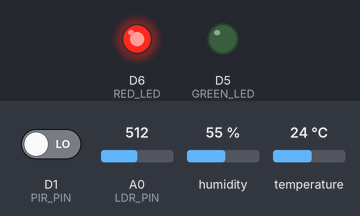
This sketch was run on a simulated ESP8266 (NodeMCU). On the bench: output pins drawn as LEDs (lit = HIGH). Inputs (shaded band) come from the test bench; at power-on: D1 (PIR_PIN) LOW, A0 (LDR_PIN) = 512, humidity 55 %, temperature 24 °C. WiFi joins after 1.5 s; servers stay silent unless stated; uploads are accepted with an empty reply; what the sketch prints to the serial monitor is not drawn.

Above: at 0.1 s.
At 0.91 s:
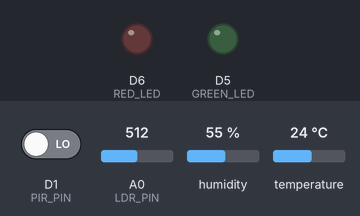
At 1.7 s:
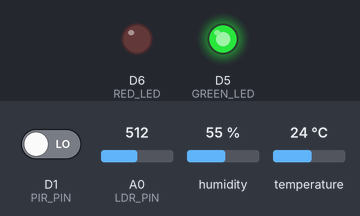
Timing chart, 0 to 3.2 s (numbered marks = the images above):
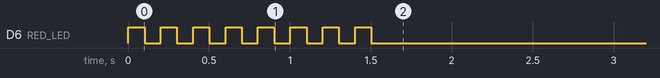

The sketch:

smart_node.ino
```cpp
#include <ESP8266WiFi.h>
#include <ESP8266HTTPClient.h>
#include <WiFiClientSecure.h> // Changed to Secure for HTTPS
#include "DHT.h"

#define DHTPIN D4
#define DHTTYPE DHT11
#define PIR_PIN D1
#define LDR_PIN A0
#define GREEN_LED D5
#define RED_LED D6

DHT dht(DHTPIN, DHTTYPE);

const char* ssid = "Dunder Mifflin";
const char* password = "tw345678";

// UPDATED: Your new Render Cloud URL
const char* serverName = "https://smart-home-1-zrth.onrender.com/api/sensors";

// Timer variable for non-blocking web updates
unsigned long lastUploadTime = 0;
const unsigned long uploadInterval = 5000; // 5 seconds

void setup() {
  Serial.begin(115200);
  dht.begin();

  pinMode(PIR_PIN, INPUT);
  pinMode(GREEN_LED, OUTPUT);
  pinMode(RED_LED, OUTPUT);

  // Initial State: Both off
  digitalWrite(GREEN_LED, LOW);
  digitalWrite(RED_LED, LOW);

  WiFi.begin(ssid, password);
  Serial.print("Connecting to Galaxy M16");

  while (WiFi.status() != WL_CONNECTED) {
    digitalWrite(RED_LED, HIGH); // Blink Red fast while connecting
    delay(100);
    digitalWrite(RED_LED, LOW);
    delay(100);
    Serial.print(".");
  }

  Serial.println("\n✅ Connected to WiFi!");
  digitalWrite(GREEN_LED, HIGH); // Solid Green once connected
}

void loop() {
  // --- 1. REAL-TIME HARDWARE LOGIC (Zero Lag) ---
  float currentTemp = dht.readTemperature();
  bool motionDetected = digitalRead(PIR_PIN);

  // Check for NaN (failed sensor read)
  if (isnan(currentTemp)) {
    currentTemp = 0.0;
  }

  // Critical Condition Check
  bool isCritical = (motionDetected == true || currentTemp > 35.0);

  if (isCritical) {
    digitalWrite(GREEN_LED, LOW);
    digitalWrite(RED_LED, HIGH);
  } else {
    digitalWrite(RED_LED, LOW);
    if (WiFi.status() == WL_CONNECTED) {
      digitalWrite(GREEN_LED, HIGH);
    } else {
      digitalWrite(GREEN_LED, LOW);
    }
  }

  // --- 2. ASYNC WEB UPDATE (Every 5 Seconds) ---
  unsigned long currentMillis = millis();

  if (currentMillis - lastUploadTime >= uploadInterval) {
    if (WiFi.status() == WL_CONNECTED) {

      // Setup Secure Client for HTTPS
      WiFiClientSecure client;
      client.setInsecure(); // This allows the ESP8266 to connect to Render without needing a manual SSL Fingerprint

      HTTPClient http;

      float h = dht.readHumidity();
      int l = analogRead(LDR_PIN);

      // JSON Payload
      String payload = "{\"temp\":" + String(currentTemp) +
                       ",\"hum\":" + String(h) +
                       ",\"lux\":" + String(l) +
                       ",\"motion\":" + (motionDetected ? "true" : "false") + "}";

      Serial.println("\n--- Sending Data to Cloud ---");
      http.begin(client, serverName);
      http.addHeader("Content-Type", "application/json");

      int httpCode = http.POST(payload);

      if (httpCode > 0) {
        Serial.printf("[HTTP] POST Success, code: %d\n", httpCode);
        if (httpCode == 201) {
          Serial.println("✅ Data saved to MongoDB!");
        }
      } else {
        Serial.printf("[HTTP] POST failed, error: %s\n", http.errorToString(httpCode).c_str());
      }

      http.end();
    }
    lastUploadTime = currentMillis;
  }
}
```
